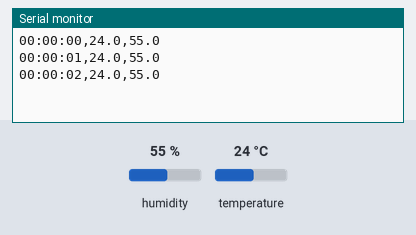
A sketch run on a simulated Arduino Pro Mini, built with avr-gcc and run on an emulated ATmega328P. On the bench: the last lines printed to the serial monitor. The inputs (shaded band) are chosen by the test bench; at power-on: humidity 55 %, temperature 24 °C.

Above: at 2.8 s.
2.9 s: humidity set to 22 %
At 3.4 s:
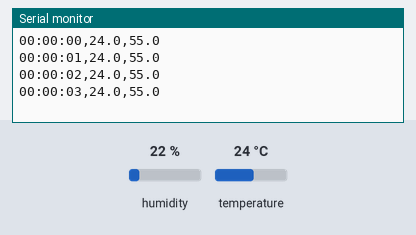
5.6 s: temperature set to 12 °C
At 6.8 s:
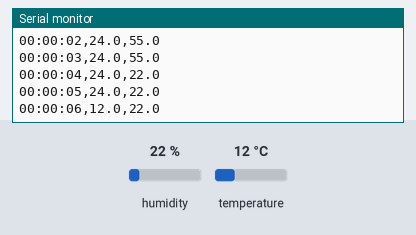
8.3 s: humidity set to 40 %
At 9.9 s:
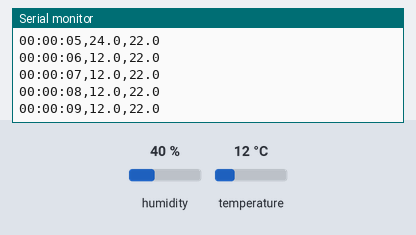
Timing chart, 0 to 11.4 s (numbered marks = the images above; inputs shaded):
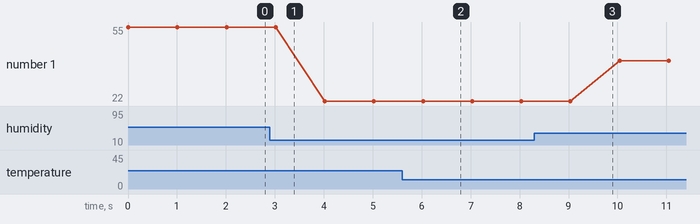

Measured:
- after the input at 5.6 s, the serial monitor: prints a new line after 0.43 s (image 2)
- plotted number 1: 55 → 22 after the input at 2.9 s, 22 → 40 after the input at 8.3 s

The sketch:

Slave__Pro_Mini_.ino
```cpp
// slave.ino

#include <Arduino.h>
#include <DHT.h>

// Define sensor pin and type
#define DHT_PIN 2
#define DHT_TYPE DHT22

DHT dht(DHT_PIN, DHT_TYPE);

// Variables
String timestamp = "00:00:00"; // You can update this if you have a real-time clock or other time source

void setup() {
  Serial.begin(9600);
  dht.begin();
}

void loop() {
  // Read temperature and humidity
  float temperature = dht.readTemperature(); // Celsius
  float humidity = dht.readHumidity();

  // Check if reads failed and handle
  if (isnan(temperature) || isnan(humidity)) {
    // Could not read sensor, send empty or error values
    temperature = -999.0;
    humidity = -999.0;
  }

  // Update timestamp if you have RTC or other method here
  // For now, just use millis() as a simple placeholder timestamp in seconds
  unsigned long seconds = millis() / 1000;
  unsigned long hrs = (seconds / 3600) % 24;
  unsigned long mins = (seconds / 60) % 60;
  unsigned long secs = seconds % 60;
  char timeBuffer[9];
  snprintf(timeBuffer, sizeof(timeBuffer), "%02lu:%02lu:%02lu", hrs, mins, secs);
  timestamp = String(timeBuffer);

  // Prepare data string: "timestamp,temperature,humidity"
  String dataToSend = timestamp + "," + String(temperature, 1) + "," + String(humidity, 1);

  // Send data over Serial to master
  Serial.println(dataToSend);

  // Send data every 1 second (adjust as needed)
  delay(1000);
}
```
